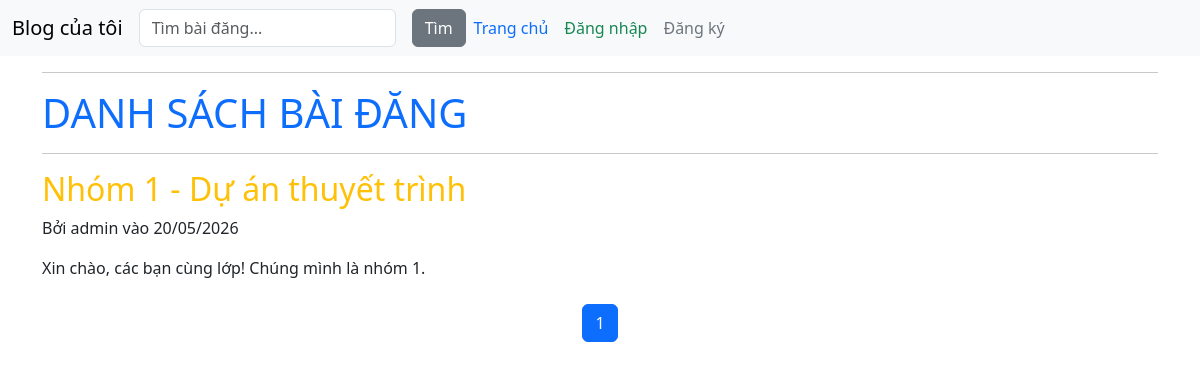
The page / on the database its author committed.
### blog/models.py (models this page shows, shortened)
class Post(models.Model):
    title = models.CharField(max_length=200)
    likes = models.ManyToManyField(User, related_name='blog_posts', blank=True)
    content = models.TextField()
    created_at = models.DateTimeField(auto_now_add=True)
    updated_at = models.DateTimeField(auto_now=True)
    author = models.ForeignKey(User, on_delete=models.CASCADE, default=1)

### blog/views.py (the view)
# urls.py: path("",PostListView.as_view(),name="post_list"),
class PostListView(ListView):
    model = Post
    template_name = "post_list.html"
    context_object_name = "posts"
    ordering = ["-created_at"]
    paginate_by = 3
    def get_queryset(self):
        query = self.request.GET.get('q')
        if query:
            return Post.objects.filter(
                Q(title__icontains=query) | Q(content__icontains=query)
            ).order_by("-created_at")
        return Post.objects.all().order_by("-created_at")

### blog/templates/post_list.html (shortened to what this page needs)
<!DOCTYPE html>
<html lang="en">
<head>
</head>
{% extends "base.html" %}
{% block content %}
    <hr>
    <h1 class="text-uppercase text-primary">Danh sách bài đăng</h1>
    <hr>
    {% for post in posts %}
    <article>
        <h2><a href="{% url 'post-detail' post.pk %}" class="text-warning text-decoration-none">{{ post.title }}</a></h2>
        <p>Bởi {{ post.author.username }} vào {{ post.created_at|date:"d/m/Y" }}</p>
        <p>{{ post.content|truncatewords:30 }}</p>
    </article>
    {% empty %}
        <h3 class="text-danger">Chưa có bài đăng nào.</h3>
        <p class="text-muted">Để thêm bài đăng mới, bấm chuột vào nút "Thêm bài mới".</p>
        <a href="{% url 'post-create' %}" class="btn btn-success">Thêm bài mới</a>
    {% endfor %}
    <nav aria-label="Page navigation" class="mt-4">
        <ul class="pagination justify-content-center">
            {% for num in page_obj.paginator.page_range %}
                {% if page_obj.number == num %}
                    <li class="page-item active"><span class="page-link">{{ num }}</span></li>
                {% elif num > page_obj.number|add:'-3' and num < page_obj.number|add:'3' %}
                    <li class="page-item">
                        <a class="page-link" href="?page={{ num }}{% if request.GET.q %}&q={{ request.GET.q }}{% endif %}">{{ num }}</a>
                    </li>
                {% endif %}
        {% endfor %}
        </ul>
    </nav>
{% endblock %}

### rows shown on the page
Post: title "Nhóm 1 - Dự án thuyết trình", author.username "admin", created_at "20/05/2026", content "Xin chào, các bạn cùng lớp! Chúng mình là nhóm 1."

### other values the page prints
{{ num }} "1"
